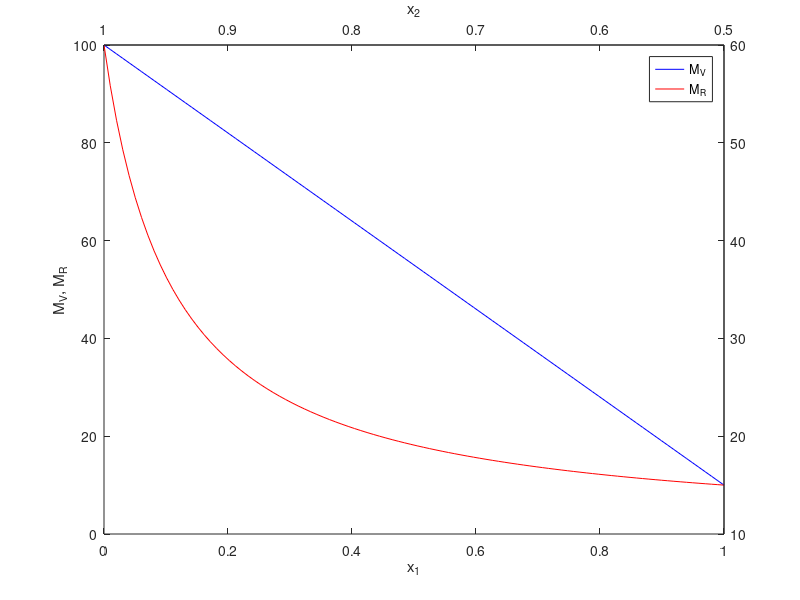

Reproduce this figure in MATLAB.
%This is a script to produce a graph for problem 1b

% elastic moduli [GPa]
M1 = 10;
M2 = 100;

x1 = linspace(0,1);
x2 = 1 - x1;

% Voigt bound
MV = x1*M1 + x2*M2;

% Reuss bound
MR = 1./((x1/M1) + (x2/M2));

plot(x1,MV,'b')
xlabel('x_1')
ylabel('M_V, M_R')
ax1=gca;
hold on
plot(x1,MR,'r')
legend('M_V','M_R')
ax2 = axes('Position', get(ax1, 'Position'),'Color', 'none');
set(ax2, 'XAxisLocation', 'top','YAxisLocation','Right');
% set the same Limits and Ticks on ax2 as on ax1;
set(ax2, 'XLim', get(ax1, 'XLim'),'YLim', get(ax1, 'YLim'));
set(ax2, 'XTick', get(ax1, 'XTick'), 'YTick', get(ax1, 'YTick'));
OppTickLabelsX = {'1' '0.9' '0.8' '0.7' '0.6' '0.5' '0.4' '0.3' '0.2' '0.1' '0'};
OppTickLabelsY = {'10' '20' '30' '40' '50' '60' '70' '80' '90' '100'};
% Set the x-tick and y-tick  labels for the second axes
set(ax2, 'XTickLabel', OppTickLabelsX,'YTickLabel',OppTickLabelsY);
xlabel('x_2')
